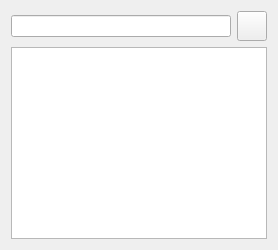
         <widget class="QWidget" name="tab_8">
          <attribute name="title">
           <string>Taxon</string>
          </attribute>
          <layout class="QVBoxLayout" name="verticalLayout_19">
           <item>
            <layout class="QHBoxLayout" name="horizontalLayout">
             <item>
              <widget class="QLineEdit" name="leTaxonSearch">
               <property name="toolTip">
                <string>Enter search term for taxon</string>
               </property>
              </widget>
             </item>
             <item>
              <widget class="QPushButton" name="butTaxonSearch">
               <property name="sizePolicy">
                <sizepolicy hsizetype="Fixed" vsizetype="Fixed">
                 <horstretch>0</horstretch>
                 <verstretch>0</verstretch>
                </sizepolicy>
               </property>
               <property name="minimumSize">
                <size>
                 <width>30</width>
                 <height>30</height>
                </size>
               </property>
               <property name="maximumSize">
                <size>
                 <width>30</width>
                 <height>30</height>
                </size>
               </property>
               <property name="toolTip">
                <string>Search the UK Species Inventory</string>
               </property>
               <property name="text">
                <string/>
               </property>
               <property name="icon">
                <iconset>
                 <normaloff>images/speciesinventory.png</normaloff>images/speciesinventory.png</iconset>
               </property>
               <property name="iconSize">
                <size>
                 <width>26</width>
                 <height>26</height>
                </size>
               </property>
              </widget>
             </item>
            </layout>
           </item>
           <item>
            <widget class="QTreeWidget" name="twTaxa">
             <property name="toolTip">
              <string>&lt;html&gt;&lt;head/&gt;&lt;body&gt;&lt;p&gt;Matching taxa - check the species you want.&lt;/p&gt;&lt;/body&gt;&lt;/html&gt;</string>
             </property>
             <property name="indentation">
              <number>10</number>
             </property>
             <property name="headerHidden">
              <bool>true</bool>
             </property>
             <property name="columnCount">
              <number>1</number>
             </property>
             <attribute name="headerVisible">
              <bool>false</bool>
             </attribute>
             <attribute name="headerStretchLastSection">
              <bool>true</bool>
             </attribute>
             <column>
              <property name="text">
               <string notr="true">1</string>
              </property>
             </column>
            </widget>
           </item>
          </layout>
         </widget>
